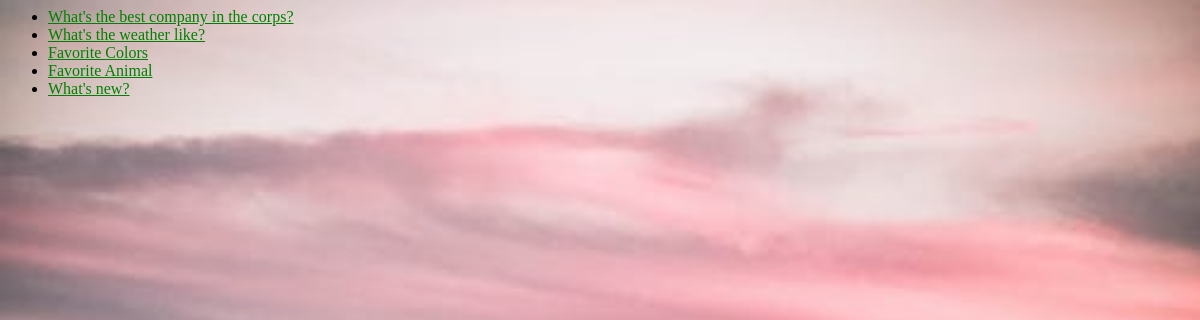
The page /polls/ on the database as committed earlier.
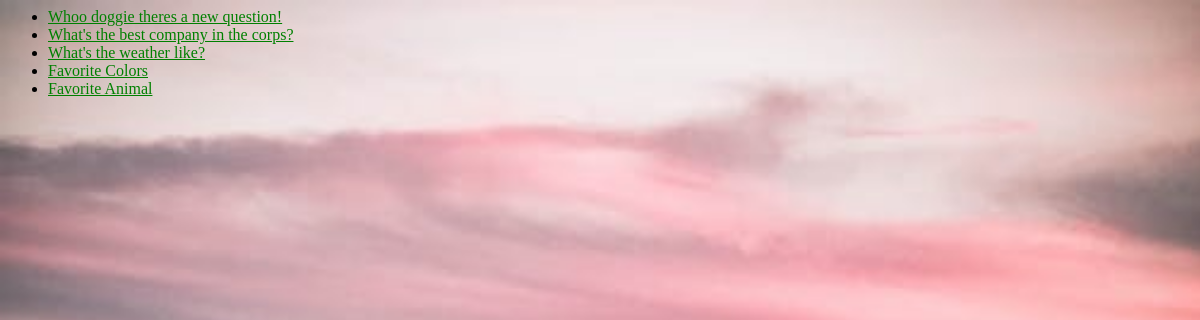
The same page on the database as committed later.
### polls/models.py (models this page shows, shortened)
class Question(models.Model):
    question_text = models.CharField(max_length=200)
    pub_date = models.DateTimeField('date published')
    def was_published_recently(self):
        now = timezone.now()
        return now - datetime.timedelta(days=1) <= self.pub_date <= now
    was_published_recently.admin_order_field = 'pub_date'
    was_published_recently.boolean = True
    was_published_recently.short_description = 'Published recently?'

### polls/views.py (the view)
# urls.py: path('', views.IndexView.as_view(), name='index'),
class IndexView(generic.ListView):
    template_name = 'polls/index.html'
    context_object_name = 'latest_question_list'
    def get_queryset(self):
        return Question.objects.filter( pub_date__lte=timezone.now()).order_by('-pub_date')[:5]

### polls/templates/polls/index.html
{% load static %}
<link rel="stylesheet" type="text/css" href="{% static 'polls/style.css' %}">
{% if latest_question_list %}
    <ul>
    {% for question in latest_question_list %}
        <li><a href="{% url 'polls:detail' question.id %}">{{ question.question_text }}</a></li>
    {% endfor %}
    </ul>
{% else %}
    <p>No polls are available.</p>
{% endif %}

Rows that differ between the two databases and show on the page:
no longer on this page (row unchanged): Question: question_text "What's new?"
added Question: question_text "Whoo doggie theres a new question!"
